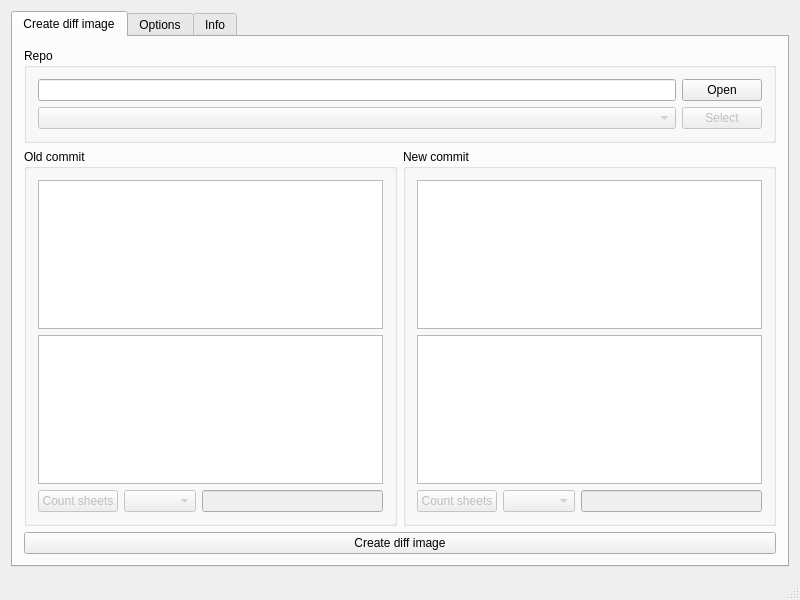
<?xml version="1.0" encoding="UTF-8"?>
<ui version="4.0">
 <class>MainWindow</class>
 <widget class="QMainWindow" name="MainWindow">
  <property name="geometry">
   <rect>
    <x>0</x>
    <y>0</y>
    <width>800</width>
    <height>600</height>
   </rect>
  </property>
  <property name="windowTitle">
   <string>Geagle</string>
  </property>
  <property name="layoutDirection">
   <enum>Qt::LeftToRight</enum>
  </property>
  <property name="autoFillBackground">
   <bool>false</bool>
  </property>
  <widget class="QWidget" name="centralWidget">
   <layout class="QVBoxLayout" name="verticalLayout_3">
    <item>
     <widget class="QTabWidget" name="tabWidget">
      <property name="currentIndex">
       <number>0</number>
      </property>
      <widget class="QWidget" name="createDiffImageTab">
       <attribute name="title">
        <string>Create diff image</string>
       </attribute>
       <layout class="QVBoxLayout" name="verticalLayout_5">
        <item>
         <widget class="QGroupBox" name="repoGroupBox">
          <property name="title">
           <string>Repo</string>
          </property>
          <layout class="QGridLayout" name="gridLayout">
           <item row="0" column="1">
            <widget class="QPushButton" name="selectRepoButton">
             <property name="sizePolicy">
              <sizepolicy hsizetype="Fixed" vsizetype="Fixed">
               <horstretch>0</horstretch>
               <verstretch>0</verstretch>
              </sizepolicy>
             </property>
             <property name="text">
              <string>Open</string>
             </property>
            </widget>
           </item>
           <item row="1" column="0">
            <widget class="QComboBox" name="selectBranchComboBox">
             <property name="enabled">
              <bool>false</bool>
             </property>
            </widget>
           </item>
           <item row="1" column="1">
            <widget class="QPushButton" name="selectBranchButton">
             <property name="enabled">
              <bool>false</bool>
             </property>
             <property name="text">
              <string>Select</string>
             </property>
            </widget>
           </item>
           <item row="0" column="0">
            <widget class="QLineEdit" name="selectRepoEdit"/>
           </item>
          </layout>
         </widget>
        </item>
        <item>
         <layout class="QHBoxLayout" name="horizontalLayout1">
          <item>
           <widget class="QGroupBox" name="oldCommitGroupBox">
            <property name="title">
             <string>Old commit</string>
            </property>
            <layout class="QVBoxLayout" name="verticalLayout_2">
             <item>
              <widget class="QTableView" name="repoLog1">
               <property name="editTriggers">
                <set>QAbstractItemView::NoEditTriggers</set>
               </property>
               <property name="selectionMode">
                <enum>QAbstractItemView::SingleSelection</enum>
               </property>
               <property name="selectionBehavior">
                <enum>QAbstractItemView::SelectRows</enum>
               </property>
               <property name="verticalScrollMode">
                <enum>QAbstractItemView::ScrollPerItem</enum>
               </property>
               <property name="horizontalScrollMode">
                <enum>QAbstractItemView::ScrollPerPixel</enum>
               </property>
               <property name="sortingEnabled">
                <bool>false</bool>
               </property>
              </widget>
             </item>
             <item>
              <widget class="QTableView" name="commitFiles1">
               <property name="editTriggers">
                <set>QAbstractItemView::NoEditTriggers</set>
               </property>
               <property name="selectionMode">
                <enum>QAbstractItemView::SingleSelection</enum>
               </property>
               <property name="selectionBehavior">
                <enum>QAbstractItemView::SelectRows</enum>
               </property>
               <property name="horizontalScrollMode">
                <enum>QAbstractItemView::ScrollPerPixel</enum>
               </property>
               <property name="sortingEnabled">
                <bool>false</bool>
               </property>
              </widget>
             </item>
             <item>
              <layout class="QHBoxLayout" name="horizontalLayout_2">
               <item>
                <widget class="QPushButton" name="getSheetCountButton1">
                 <property name="enabled">
                  <bool>false</bool>
                 </property>
                 <property name="text">
                  <string>Count sheets</string>
                 </property>
                </widget>
               </item>
               <item>
                <widget class="QComboBox" name="sheetComboBox1">
                 <property name="enabled">
                  <bool>false</bool>
                 </property>
                </widget>
               </item>
               <item>
                <widget class="QLineEdit" name="sheetEdit1">
                 <property name="enabled">
                  <bool>false</bool>
                 </property>
                </widget>
               </item>
              </layout>
             </item>
            </layout>
           </widget>
          </item>
          <item>
           <widget class="QGroupBox" name="newCommitGroupBox_2">
            <property name="title">
             <string>New commit</string>
            </property>
            <layout class="QVBoxLayout" name="verticalLayout_4">
             <item>
              <widget class="QTableView" name="repoLog2">
               <property name="editTriggers">
                <set>QAbstractItemView::NoEditTriggers</set>
               </property>
               <property name="selectionMode">
                <enum>QAbstractItemView::SingleSelection</enum>
               </property>
               <property name="selectionBehavior">
                <enum>QAbstractItemView::SelectRows</enum>
               </property>
               <property name="verticalScrollMode">
                <enum>QAbstractItemView::ScrollPerItem</enum>
               </property>
               <property name="horizontalScrollMode">
                <enum>QAbstractItemView::ScrollPerPixel</enum>
               </property>
              </widget>
             </item>
             <item>
              <widget class="QTableView" name="commitFiles2">
               <property name="editTriggers">
                <set>QAbstractItemView::NoEditTriggers</set>
               </property>
               <property name="selectionMode">
                <enum>QAbstractItemView::SingleSelection</enum>
               </property>
               <property name="selectionBehavior">
                <enum>QAbstractItemView::SelectRows</enum>
               </property>
               <property name="horizontalScrollMode">
                <enum>QAbstractItemView::ScrollPerPixel</enum>
               </property>
              </widget>
             </item>
             <item>
              <layout class="QHBoxLayout" name="horizontalLayout_3">
               <item>
                <widget class="QPushButton" name="getSheetCountButton2">
                 <property name="enabled">
                  <bool>false</bool>
                 </property>
                 <property name="text">
                  <string>Count sheets</string>
                 </property>
                </widget>
               </item>
               <item>
                <widget class="QComboBox" name="sheetComboBox2">
                 <property name="enabled">
                  <bool>false</bool>
                 </property>
                </widget>
               </item>
               <item>
                <widget class="QLineEdit" name="sheetEdit2">
                 <property name="enabled">
                  <bool>false</bool>
                 </property>
                </widget>
               </item>
              </layout>
             </item>
            </layout>
           </widget>
          </item>
         </layout>
        </item>
        <item>
         <widget class="QPushButton" name="createDiffImageButton">
          <property name="text">
           <string>Create diff image</string>
          </property>
         </widget>
        </item>
       </layout>
      </widget>
      <widget class="QWidget" name="optionsTab">
       <attribute name="title">
        <string>Options</string>
       </attribute>
       <layout class="QVBoxLayout" name="verticalLayout_8">
        <item>
         <widget class="QGroupBox" name="oGroupBox1">
          <property name="title">
           <string>Eagle binary</string>
          </property>
          <layout class="QHBoxLayout" name="horizontalLayout">
           <item>
            <widget class="QLineEdit" name="oEagleBinaryEdit"/>
           </item>
           <item>
            <widget class="QPushButton" name="oEagleBinaryButton">
             <property name="text">
              <string>Select</string>
             </property>
            </widget>
           </item>
          </layout>
         </widget>
        </item>
        <item>
         <widget class="QGroupBox" name="oGroupBox2">
          <property name="title">
           <string>Image dpi</string>
          </property>
          <layout class="QFormLayout" name="formLayout">
           <item row="0" column="0">
            <widget class="QLabel" name="oSchematicLabel">
             <property name="minimumSize">
              <size>
               <width>60</width>
               <height>0</height>
              </size>
             </property>
             <property name="text">
              <string>Schematic</string>
             </property>
            </widget>
           </item>
           <item row="0" column="1">
            <widget class="QLineEdit" name="oSchematicEdit"/>
           </item>
           <item row="1" column="0">
            <widget class="QLabel" name="oBoardLabel">
             <property name="minimumSize">
              <size>
               <width>60</width>
               <height>0</height>
              </size>
             </property>
             <property name="text">
              <string>Board</string>
             </property>
            </widget>
           </item>
           <item row="1" column="1">
            <widget class="QLineEdit" name="oBoardEdit"/>
           </item>
          </layout>
         </widget>
        </item>
        <item>
         <widget class="QGroupBox" name="oGroupBox3">
          <property name="title">
           <string>Repo preset</string>
          </property>
          <layout class="QVBoxLayout" name="verticalLayout">
           <item>
            <layout class="QHBoxLayout" name="oHorizontalLayout2">
             <item>
              <widget class="QLabel" name="oRepoPresetLabel">
               <property name="minimumSize">
                <size>
                 <width>60</width>
                 <height>0</height>
                </size>
               </property>
               <property name="text">
                <string>Repo</string>
               </property>
              </widget>
             </item>
             <item>
              <widget class="QLineEdit" name="oRepoPresetEdit"/>
             </item>
             <item>
              <widget class="QPushButton" name="oRepoPresetButton">
               <property name="text">
                <string>Select</string>
               </property>
              </widget>
             </item>
            </layout>
           </item>
           <item>
            <layout class="QHBoxLayout" name="oHorizontalLayout3">
             <item>
              <widget class="QLabel" name="oRepoPresetBranchLabel">
               <property name="minimumSize">
                <size>
                 <width>60</width>
                 <height>0</height>
                </size>
               </property>
               <property name="text">
                <string>Branch</string>
               </property>
              </widget>
             </item>
             <item>
              <widget class="QLineEdit" name="oRepoPresetBranchEdit"/>
             </item>
            </layout>
           </item>
          </layout>
         </widget>
        </item>
        <item>
         <widget class="QGroupBox" name="oGroupBox4">
          <property name="title">
           <string>Image Viewer</string>
          </property>
          <layout class="QVBoxLayout" name="verticalLayout_6">
           <item>
            <widget class="QLineEdit" name="oImageViewer"/>
           </item>
          </layout>
         </widget>
        </item>
        <item>
         <widget class="QGroupBox" name="oGroupBox5">
          <property name="title">
           <string>Repo view options</string>
          </property>
          <layout class="QVBoxLayout" name="verticalLayout_7">
           <item>
            <widget class="QCheckBox" name="oHideTimezone">
             <property name="text">
              <string>Hide timezone in repo view</string>
             </property>
             <property name="checked">
              <bool>true</bool>
             </property>
            </widget>
           </item>
          </layout>
         </widget>
        </item>
        <item>
         <layout class="QHBoxLayout" name="oHorizontalLayout1">
          <item>
           <spacer name="oHorizontalSpacer">
            <property name="orientation">
             <enum>Qt::Horizontal</enum>
            </property>
            <property name="sizeHint" stdset="0">
             <size>
              <width>40</width>
              <height>20</height>
             </size>
            </property>
           </spacer>
          </item>
          <item>
           <widget class="QPushButton" name="oSaveButton">
            <property name="text">
             <string>Save</string>
            </property>
           </widget>
          </item>
         </layout>
        </item>
        <item>
         <spacer name="oVerticalSpacer">
          <property name="orientation">
           <enum>Qt::Vertical</enum>
          </property>
          <property name="sizeHint" stdset="0">
           <size>
            <width>20</width>
            <height>40</height>
           </size>
          </property>
         </spacer>
        </item>
       </layout>
      </widget>
      <widget class="QWidget" name="tab">
       <attribute name="title">
        <string>Info</string>
       </attribute>
      </widget>
     </widget>
    </item>
   </layout>
  </widget>
  <widget class="QStatusBar" name="statusBar"/>
 </widget>
 <layoutdefault spacing="6" margin="11"/>
 <tabstops>
  <tabstop>tabWidget</tabstop>
  <tabstop>selectRepoEdit</tabstop>
  <tabstop>selectRepoButton</tabstop>
  <tabstop>selectBranchComboBox</tabstop>
  <tabstop>selectBranchButton</tabstop>
  <tabstop>repoLog1</tabstop>
  <tabstop>commitFiles1</tabstop>
  <tabstop>getSheetCountButton1</tabstop>
  <tabstop>sheetComboBox1</tabstop>
  <tabstop>sheetEdit1</tabstop>
  <tabstop>repoLog2</tabstop>
  <tabstop>commitFiles2</tabstop>
  <tabstop>getSheetCountButton2</tabstop>
  <tabstop>sheetComboBox2</tabstop>
  <tabstop>sheetEdit2</tabstop>
  <tabstop>createDiffImageButton</tabstop>
  <tabstop>oEagleBinaryEdit</tabstop>
  <tabstop>oEagleBinaryButton</tabstop>
  <tabstop>oSchematicEdit</tabstop>
  <tabstop>oBoardEdit</tabstop>
  <tabstop>oRepoPresetEdit</tabstop>
  <tabstop>oRepoPresetButton</tabstop>
  <tabstop>oRepoPresetBranchEdit</tabstop>
  <tabstop>oImageViewer</tabstop>
  <tabstop>oSaveButton</tabstop>
 </tabstops>
 <resources/>
 <connections/>
</ui>
